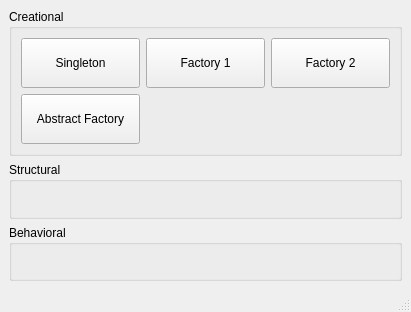
<?xml version="1.0" encoding="UTF-8"?>
<ui version="4.0">
 <class>MainWindow</class>
 <widget class="QMainWindow" name="MainWindow">
  <property name="geometry">
   <rect>
    <x>0</x>
    <y>0</y>
    <width>411</width>
    <height>312</height>
   </rect>
  </property>
  <property name="windowTitle">
   <string>Design Pattern</string>
  </property>
  <widget class="QWidget" name="centralwidget">
   <layout class="QVBoxLayout" name="verticalLayout">
    <item>
     <widget class="QGroupBox" name="grpCreational">
      <property name="title">
       <string>Creational</string>
      </property>
      <layout class="QGridLayout" name="gridLayout_2">
       <item row="0" column="0">
        <widget class="QPushButton" name="btnSingleton">
         <property name="minimumSize">
          <size>
           <width>0</width>
           <height>50</height>
          </size>
         </property>
         <property name="text">
          <string>Singleton</string>
         </property>
        </widget>
       </item>
       <item row="0" column="1">
        <widget class="QPushButton" name="btnFactory">
         <property name="minimumSize">
          <size>
           <width>0</width>
           <height>50</height>
          </size>
         </property>
         <property name="text">
          <string>Factory 1</string>
         </property>
        </widget>
       </item>
       <item row="0" column="2">
        <widget class="QPushButton" name="btnFactory_2">
         <property name="minimumSize">
          <size>
           <width>0</width>
           <height>50</height>
          </size>
         </property>
         <property name="text">
          <string>Factory 2</string>
         </property>
        </widget>
       </item>
       <item row="1" column="0">
        <widget class="QPushButton" name="btnAbstractFactory">
         <property name="minimumSize">
          <size>
           <width>0</width>
           <height>50</height>
          </size>
         </property>
         <property name="text">
          <string>Abstract Factory</string>
         </property>
        </widget>
       </item>
      </layout>
     </widget>
    </item>
    <item>
     <widget class="QGroupBox" name="grpStructural">
      <property name="title">
       <string>Structural</string>
      </property>
     </widget>
    </item>
    <item>
     <widget class="QGroupBox" name="grpBehavioral">
      <property name="title">
       <string>Behavioral</string>
      </property>
     </widget>
    </item>
   </layout>
  </widget>
  <widget class="QMenuBar" name="menubar">
   <property name="geometry">
    <rect>
     <x>0</x>
     <y>0</y>
     <width>411</width>
     <height>21</height>
    </rect>
   </property>
  </widget>
  <widget class="QStatusBar" name="statusbar"/>
 </widget>
 <resources/>
 <connections/>
</ui>
